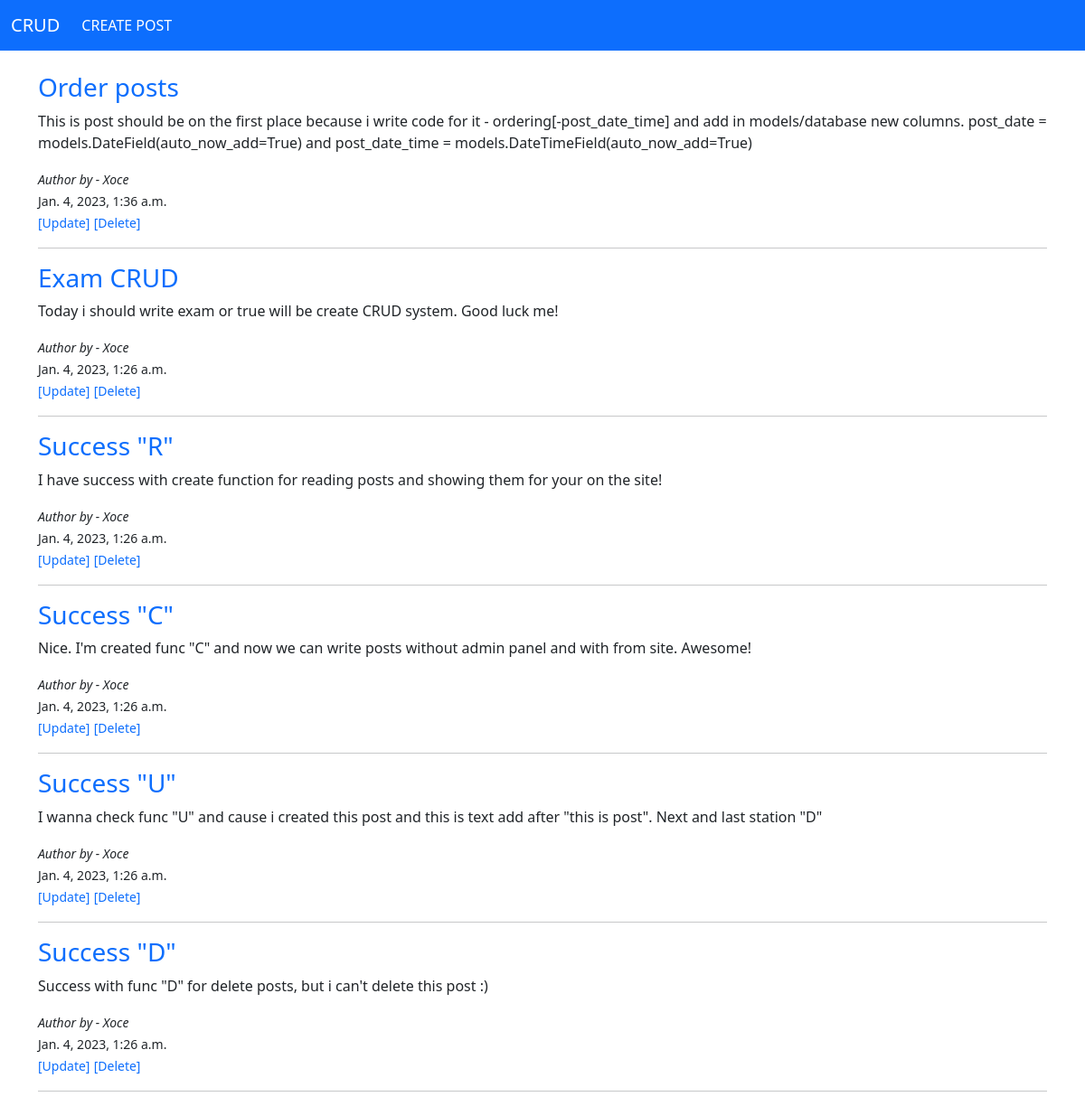
The page / on the database its author committed.
### blog/models.py (models this page shows, shortened)
class Post(models.Model):
    title = models.CharField(max_length=255)
    author = models.ForeignKey(User, models.CASCADE)
    body = models.TextField()
    post_date = models.DateField(auto_now_add=True)
    post_date_time = models.DateTimeField(auto_now_add=True)

### blog/views.py (the view)
# urls.py: path('', HomePage.as_view(), name='home-page'),
class HomePage(ListView):
    model = Post
    template_name = 'home.html'
    ordering = ['-post_date_time']

### blog/templates/home.html
{% extends 'base.html' %}
{% block content %}
{% for post in object_list %}
<h3 style="color:dodgerblue"> <a href="{% url 'detail-post-page' post.pk %}" style="text-decoration: none"> {{ post.title }} </a> </h3>
<p>{{ post.body }}</p>
<small><i>Author by - {{ post.author.first_name }}</i></small>
<br>
<small>{{post.post_date_time}}</small>
<br>
<small><a href="{% url 'update-post-page' post.pk %}" style="text-decoration: none;">[Update]</a></small>
<small><a href="{% url 'delete-post-page' post.pk %}" style="text-decoration: none;">[Delete]</a></small>
<hr>
{% endfor %}
{% endblock %}

### blog/templates/base.html (shortened to what this page needs)
<!doctype html>
<html lang="en">
  <head>
    <link href="https://cdn.jsdelivr.net/npm/bootstrap@5.3.0-alpha1/dist/css/bootstrap.min.css" rel="stylesheet">
  </head>
  <body>
    <nav class="navbar navbar-expand-lg bg-body-dark bg-primary navbar-primary">
        <div class="container-fluid">
          <a class="navbar-brand" href="{% url 'home-page' %}" style="color:white">CRUD</a>
          <div class="collapse navbar-collapse" id="navbarSupportedContent">
            <ul class="navbar-nav me-auto mb-2 mb-lg-0">
              <li class="nav-item">
                <a class="nav-link" href="{% url 'create-post-page' %}" style="color:white">CREATE POST</a>
              </li>
            </ul>
          </div>
        </div>
    </nav>
    <br>
    <div class="container">
        {% block content %}
        {% endblock %}
    </div>
  </body>
</html>

### rows shown on the page
Post: title "Order posts", body "This is post should be on the first place because i write code for it - ordering[-post_date_time] and add in models/database new columns. post_date = models.DateField(auto_now_add=True) and post_date_time = models.DateTimeField(auto_now_add=True)", author.first_name "Xoce", post_date_time "Jan. 4, 2023, 1:36 a.m."
Post: title "Exam CRUD", body "Today i should write exam or true will be create CRUD system. Good luck me!", author.first_name "Xoce", post_date_time "Jan. 4, 2023, 1:26 a.m."
Post: title "Success \"R\"", body "I have success with create function for reading posts and showing them for your on the site!", author.first_name "Xoce", post_date_time "Jan. 4, 2023, 1:26 a.m."
Post: title "Success \"C\"", body "Nice. I'm created func \"C\" and now we can write posts without admin panel and with from site. Awesome!", author.first_name "Xoce", post_date_time "Jan. 4, 2023, 1:26 a.m."
Post: title "Success \"U\"", body "I wanna check func \"U\" and cause i created this post and this is text add after \"this is post\". Next and last station \"D\"", author.first_name "Xoce", post_date_time "Jan. 4, 2023, 1:26 a.m."
Post: title "Success \"D\"", body "Success with func \"D\" for delete posts, but i can't delete this post :)", author.first_name "Xoce", post_date_time "Jan. 4, 2023, 1:26 a.m."
